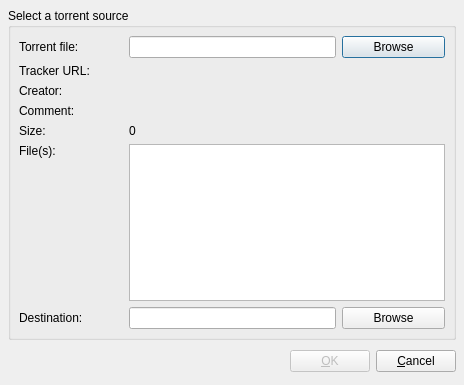
<ui version="4.0" >
 <author></author>
 <comment></comment>
 <exportmacro></exportmacro>
 <class>AddTorrentFile</class>
 <widget class="QDialog" name="AddTorrentFile" >
  <property name="geometry" >
   <rect>
    <x>0</x>
    <y>0</y>
    <width>464</width>
    <height>385</height>
   </rect>
  </property>
  <property name="windowTitle" >
   <string>Add a torrent</string>
  </property>
  <property name="sizeGripEnabled" >
   <bool>false</bool>
  </property>
  <property name="modal" >
   <bool>true</bool>
  </property>
  <layout class="QVBoxLayout" >
   <property name="margin" >
    <number>8</number>
   </property>
   <property name="spacing" >
    <number>6</number>
   </property>
   <item>
    <widget class="QGroupBox" name="groupBox" >
     <property name="title" >
      <string>Select a torrent source</string>
     </property>
     <layout class="QGridLayout" >
      <property name="margin" >
       <number>8</number>
      </property>
      <property name="spacing" >
       <number>6</number>
      </property>
      <item row="6" column="0" >
       <widget class="QLabel" name="label_4" >
        <property name="text" >
         <string>Destination:</string>
        </property>
       </widget>
      </item>
      <item row="0" column="1" colspan="2" >
       <widget class="QLineEdit" name="torrentFile" />
      </item>
      <item row="1" column="0" >
       <widget class="QLabel" name="label_2" >
        <property name="text" >
         <string>Tracker URL:</string>
        </property>
       </widget>
      </item>
      <item row="0" column="3" >
       <widget class="QPushButton" name="browseTorrents" >
        <property name="text" >
         <string>Browse</string>
        </property>
        <property name="default" >
         <bool>true</bool>
        </property>
       </widget>
      </item>
      <item row="5" column="0" >
       <widget class="QLabel" name="label_5" >
        <property name="text" >
         <string>File(s):</string>
        </property>
        <property name="alignment" >
         <set>Qt::AlignLeading|Qt::AlignLeft|Qt::AlignTop</set>
        </property>
       </widget>
      </item>
      <item row="4" column="0" >
       <widget class="QLabel" name="label_3" >
        <property name="text" >
         <string>Size:</string>
        </property>
       </widget>
      </item>
      <item row="2" column="0" >
       <widget class="QLabel" name="label_6" >
        <property name="text" >
         <string>Creator:</string>
        </property>
       </widget>
      </item>
      <item row="5" column="1" colspan="3" >
       <widget class="QTextEdit" name="torrentContents" >
        <property name="focusPolicy" >
         <enum>Qt::NoFocus</enum>
        </property>
        <property name="tabChangesFocus" >
         <bool>true</bool>
        </property>
        <property name="lineWrapMode" >
         <enum>QTextEdit::NoWrap</enum>
        </property>
        <property name="readOnly" >
         <bool>true</bool>
        </property>
       </widget>
      </item>
      <item row="6" column="1" colspan="2" >
       <widget class="QLineEdit" name="destinationFolder" >
        <property name="focusPolicy" >
         <enum>Qt::StrongFocus</enum>
        </property>
       </widget>
      </item>
      <item row="1" column="1" colspan="3" >
       <widget class="QLabel" name="announceUrl" >
        <property name="text" >
         <string>&lt;none></string>
        </property>
       </widget>
      </item>
      <item row="0" column="0" >
       <widget class="QLabel" name="label" >
        <property name="text" >
         <string>Torrent file:</string>
        </property>
       </widget>
      </item>
      <item row="6" column="3" >
       <widget class="QPushButton" name="browseDestination" >
        <property name="text" >
         <string>Browse</string>
        </property>
       </widget>
      </item>
      <item row="3" column="0" >
       <widget class="QLabel" name="label_7" >
        <property name="text" >
         <string>Comment:</string>
        </property>
       </widget>
      </item>
      <item row="3" column="1" colspan="3" >
       <widget class="QLabel" name="commentLabel" >
        <property name="text" >
         <string>&lt;none></string>
        </property>
       </widget>
      </item>
      <item row="2" column="1" colspan="3" >
       <widget class="QLabel" name="creatorLabel" >
        <property name="text" >
         <string>&lt;none></string>
        </property>
       </widget>
      </item>
      <item row="4" column="1" colspan="3" >
       <widget class="QLabel" name="sizeLabel" >
        <property name="text" >
         <string>0</string>
        </property>
       </widget>
      </item>
     </layout>
     <widget class="QWidget" name="widget" >
      <property name="geometry" >
       <rect>
        <x>10</x>
        <y>40</y>
        <width>364</width>
        <height>33</height>
       </rect>
      </property>
     </widget>
    </widget>
   </item>
   <item>
    <layout class="QHBoxLayout" >
     <property name="margin" >
      <number>0</number>
     </property>
     <property name="spacing" >
      <number>6</number>
     </property>
     <item>
      <spacer>
       <property name="orientation" >
        <enum>Qt::Horizontal</enum>
       </property>
       <property name="sizeHint" >
        <size>
         <width>131</width>
         <height>31</height>
        </size>
       </property>
      </spacer>
     </item>
     <item>
      <widget class="QPushButton" name="okButton" >
       <property name="enabled" >
        <bool>false</bool>
       </property>
       <property name="text" >
        <string>&amp;OK</string>
       </property>
      </widget>
     </item>
     <item>
      <widget class="QPushButton" name="cancelButton" >
       <property name="text" >
        <string>&amp;Cancel</string>
       </property>
      </widget>
     </item>
    </layout>
   </item>
  </layout>
 </widget>
 <pixmapfunction></pixmapfunction>
 <tabstops>
  <tabstop>torrentFile</tabstop>
  <tabstop>browseTorrents</tabstop>
  <tabstop>torrentContents</tabstop>
  <tabstop>destinationFolder</tabstop>
  <tabstop>browseDestination</tabstop>
  <tabstop>okButton</tabstop>
  <tabstop>cancelButton</tabstop>
 </tabstops>
 <resources/>
 <connections>
  <connection>
   <sender>okButton</sender>
   <signal>clicked()</signal>
   <receiver>AddTorrentFile</receiver>
   <slot>accept()</slot>
   <hints>
    <hint type="sourcelabel" >
     <x>278</x>
     <y>253</y>
    </hint>
    <hint type="destinationlabel" >
     <x>96</x>
     <y>254</y>
    </hint>
   </hints>
  </connection>
  <connection>
   <sender>cancelButton</sender>
   <signal>clicked()</signal>
   <receiver>AddTorrentFile</receiver>
   <slot>reject()</slot>
   <hints>
    <hint type="sourcelabel" >
     <x>369</x>
     <y>253</y>
    </hint>
    <hint type="destinationlabel" >
     <x>179</x>
     <y>282</y>
    </hint>
   </hints>
  </connection>
 </connections>
</ui>
